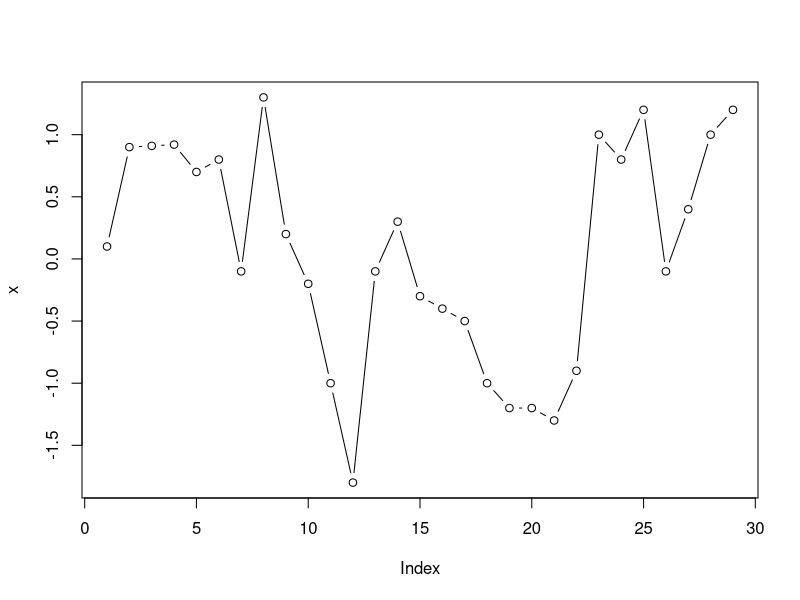

Generate this figure with R: (Note: this script raises an error after producing the figure.)
## Implementation of Rodionov 2004 regime-shift detection
#' @param timeseries numeric vector
#' @param L cut-off length of the regimes
#' @param p probability level
#' @author Franz-Sebastian Krah
#' @references S. N. Rodionov (2004). A sequential algorithm for testing climate regime shifts. Geophysical Research Letters 31(9):L09204 
#' @import foreach
#' @details Still a test version. Not all L values work. 


RSI <- function(timeseries, regime.start, L, diff){
  
  rs <- regime.start
  x_star <- vector()
  R_new <- timeseries[rs]
  
  i_end <- ifelse((rs+L-1) > length(timeseries), length(timeseries), (rs+L-1))
  
  for(i in (rs+1):i_end){
    
    if(timeseries[i] > R_new){
      x_star_new <- timeseries[i] - R_new
    }
    if(timeseries[i] < R_new){
      x_star_new <- R_new - timeseries[i]
    }  
    x_star_new <- x_star_new/(L*var(timeseries[1:L]))
    x_star <- append(x_star, x_star_new)
  }
  return(cumsum(x_star))
}

search.regime.start <- function(timeseries, from, L, up, lo, diff){
  
  i_start <- ifelse((from + L) > length(timeseries), length(timeseries), (from + L))
  
  for(i in i_start:length(timeseries)){
    
    exceed <- (timeseries[i] > up) | (timeseries[i] < lo)
    exceed <- any(exceed)
    
    if(!exceed){ # no change
      
      ## recalc xR1
      R_update <- mean(timeseries[(i-L+1):i])
      up <- R_update + diff
      lo <- R_update - diff
      
    }else{
      R2_j <- i
      print(paste("regime shift found:", R2_j))
      return(R2_j)
      # break
    }
  }
}


rodionov <- function(timeseries = x, L = l, p = p){
  
  require(foreach)
  
  X <- timeseries
  ## step 2
  t <- qt((0+(p/2)), df=(2*l-2), lower.tail = FALSE)
  sigma <- rep(1:ceiling(length(x)/L), each = 10)
  sigma <- sigma[1:length(x)]
  sigma <- sqrt(mean(unlist(lapply(split(x, sigma), var))))
  diff <- t*(sqrt( (2*sigma)/L ))
  
  ## step 3
  mu1 <- mean(X[1:l])
  mu1up <- mu1 + diff
  mu1lo <- mu1 - diff
  
  mus <- vector()
  mus <- append(mus, mu1)
  regimes <- vector()
  
  ## step 4 to 7
  from <- 1
  while(from < length(X)){
    ## search regime shift
    R_new <-search.regime.start(
        timeseries = X,
        from = from,
        L = L,
        up = mu1up,
        lo = mu1lo,
        diff = diff
      )
    regimes <- append(regimes, R_new)
    
    ## calculate RSI
    rsi <- RSI(timeseries = X, regime.start = R_new, L = L, diff = diff)
    
    if(!any(rsi<0)){
      
      i_end <- ifelse((R_new+L) > length(timeseries), length(timeseries), (R_new+L))
      mus <- append(mus, mean(X[R_new:i_end]))
      ## update
      R_new_update <- mean(X[R_new:(R_new+L)])
      
      mu1up <- R_new_update + diff
      mu1lo <- R_new_update - diff
      
      from <- R_new + 1
    }else{
      from <- from + 1
    }
    if((from  + L) >= length(timeseries)) 
      break
  }
  regimes <- list(regimes, mus)
  
  regimes <- rbind(c(0, regimes[[1]], length(X)), c(1, regimes[[2]]))
  
  regimes <- foreach(j = 1:(ncol(regimes)-1), .combine = "c") %do% {
    st <- (regimes[1,j]+1):regimes[1,j+1]
    rep(regimes[2,j+1], length(st))
  }
  
  return(regimes)
}

## Example data
# # rand data
x <- c(0.1, 0.9, 0.91, 0.92, 0.7, 0.8, -0.1, 1.3,
       0.2, -0.2, -1, -1.8, -0.1, 0.3, -0.3, -0.4,
       -0.5, -1, -1.2, -1.2, -1.3, -0.9, 1, 0.8, 1.2,
       -0.1, 0.4, 1, 1.2)
plot(x, type ="b")
# 
rs <- rodionov(timeseries = x, L = 10, p = 0.05)
lines(rs)
